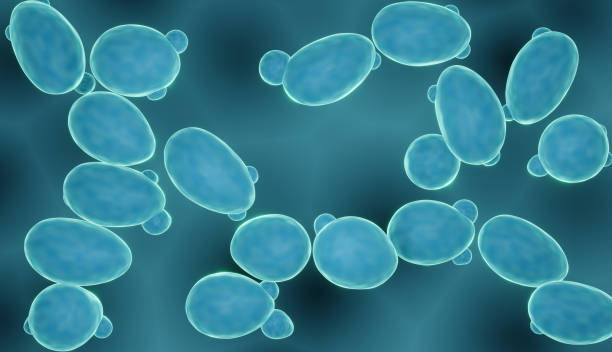
#> input picture week05/yeast.jpg, 612 x 352 px
$ jupyter execute --allow-errors 01_image_processing_intro.ipynb   (shell and % lines are left out)
#> lines starting #> are read from the running program, lines starting #| are printed output that depends on the picture; after the words box and inside, x2 and y2 are one past the last pixel; in counts of white or black regions, pixels touching at a corner belong together
# Image processing in Python

### Importing libraries and getting started

[cell 1]
from sklearn.datasets import load_digits
import numpy as np
import pandas as pd
import matplotlib.pyplot as plt

[cell 2]
digits = load_digits()

[cell 3]
first_image = digits.images[0]
print("Digits is a N={} dataset of handwritten digits, stored as {} by {} gray-scale images".format(
digits.images.shape[0], first_image.shape[0], first_image.shape[1]))
#print(digits.DESCR)

[cell 4]
digits

## Image representation

An image is a 2-dimensional array of integers in the range 0-15. The value of a cell represents the intensity of the ink at that location, i.e. how black the cell should be rendered. A cell with a value of zero will be rendered as white, while a value of 15 signifies the darkest black. Values in between are grayscale.

[cell 5]
first_image

Can you guess what digit this? Otherwise the representation below might help.

[cell 6]
plt.imshow(first_image, cmap='Greys', interpolation='none');

[cell 7]
random_pixel = first_image[2, 3]
random_pixel

[cell 8]
first_image.shape

[cell 9]
first_image.reshape(-1).shape

[cell 10]
first_image.reshape(-1)

[cell 11]
# Labels are supplied in the `target` attribute of the `digits` object.
# The labels are integers corresponding to the digits.
digits.target

**Exercise** Investigate other digits.

[cell 12]
# Your code here

### RGB

Color images are represented as 3-dimensional structures. The two first dimensions are the rows and columns of the image. The third dimension contains color information, most typically represented by three numbers indicating the mixture of **R**ed, **G**reen, and **B**lue (RGB) in the color.

Working with 3-dimensional images is actually not that different from working with 2-dimensional images, and you won't have to learn any new functions.

[cell 13]
np.random.seed(42)
random_color_image = np.random.random((16, 16, 3))
#> (the rest of this cell did not finish here and is left out)

[cell 14]
almost_blue_pixel = random_color_image[4, 3]
almost_blue_pixel

**Exercise** Make separate red, green and blue pixel arrays called `red_pixel`, `green_pixel` and `blue_pixel`. They should have the s# Your code hereame shape as `almost_blue_pixel`. Then display all of them in a 5 by 1 image, where the fourth pixel is the sum of the previous three, and the fifth pixel consists of all zeros.

[cell 15]
# Your code here

## Inspecting filters

[cell 16]
from skimage import io, draw, color, measure
import skimage.data, skimage.filters, skimage.io, skimage.draw
from skimage.io import imshow
import numpy as np
import pandas as pd
import matplotlib.pyplot as plt
import seaborn as sns
from scipy.spatial.distance import cdist

sns.set_context("notebook")
sns.set_style("white")

[cell 17]
# image from: https://www.google.com/search?q=yeast+images&tbm=isch&ved=2ahUKEwjUz-X_ldWCAxXcyAIHHYbhA1oQ2-cCegQIABAA&oq=yeast+images&gs_lcp=CgNpbWcQAzIFCAAQgAQyBQgAEIAEMgUIABCABDIFCAAQgAQyBQgAEIAEMgUIABCABDIGCAAQBRAeMgYIABAFEB4yBggAEAUQHjIGCAAQBRAeOgQIIxAnOgoIABCABBCKBRBDUNAJWIcYYLYaaABwAHgAgAFiiAHuCJIBAjEzmAEAoAEBqgELZ3dzLXdpei1pbWfAAQE&sclient=img&ei=FK1cZdT1C9yRi-gPhsOP0AU&bih=963&biw=1920&rlz=1C1GCEA_enDK978DK978#imgrc=6qAuQC86zVkngM

yeast = io.imread("yeast.jpg")
#> yeast is the input picture: shape (352, 612, 3); mean R, G, B 48.8, 122.8, 140.2
yeast = skimage.img_as_float(yeast)
imshow(yeast)

[cell 18]
yeast.shape
#> Out = (352, 612, 3)

Let's visualize it in greyscale

[cell 19]
greyscale = color.rgb2gray(yeast)
imshow(greyscale)

[cell 20]
greyscale.shape
#> Out = (352, 612)

Note: the shape of the array changes between colors and greyscale, can you think of why?

[cell 21]
print(yeast)
#> (printed output is left out)

[cell 22]
print(greyscale)
#> (printed output is left out)

### Zoom in
The image looks pretty blue, but in reality there are multiple shades of colors.

Zooming in on a 50 by 50 patch of the image, it's clear that it consists of different blue colors.

[cell 23]
yeast_zoom = yeast[290:340, 40:90]
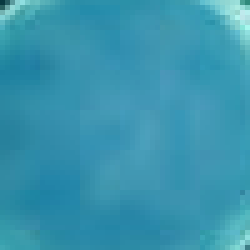
#> yeast_zoom: shape (50, 50, 3) float64 (shown 5 times larger); mean R, G, B 0.222, 0.583, 0.685
imshow(yeast_zoom);

### Distance to average blue

[cell 24]
# Get average color in this patch
average_blue = np.array([yeast_zoom[:,:,0].mean(), yeast_zoom[:,:,1].mean(), yeast_zoom[:,:,2].mean()])
#> average_blue = [0.222, 0.583, 0.685]
imshow(average_blue.reshape(1, 1, 3));

Calculate the distance between this blue color and all the pixels of the image

[cell 25]
distances = cdist(average_blue.reshape(1, 3), yeast.reshape(-1, 3))
distances.shape
#> Out = (1, 215424)

[cell 26]
distance_img = distances.reshape(yeast.shape[0], yeast.shape[1])
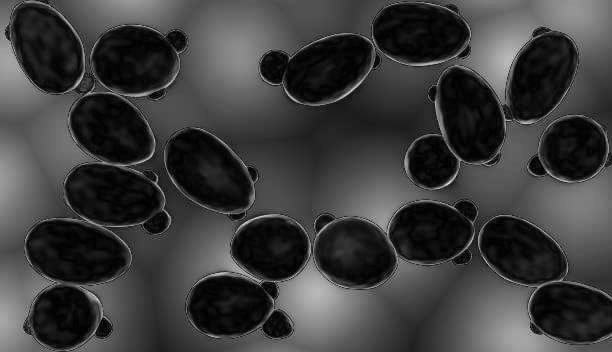
#> distance_img: shape (352, 612) float64; min 0.00304, max 0.918, mean 0.24
# Convert into the range (0, 1)
distance_img /= distance_img.max()
imshow(distance_img)

The greyscale image indicates the degree of blueness of each pixel. We can take a firm stand on the blueness issue by applying a **threshold** on the greyscale image.
Intuitively, we are saying that every pixel with a distance of, say, less than $.4$ to the average blue is to be considered blue. All other pixels are just "not-blue".

The result of applying the threshold is a binary image, sometimes called a *mask*.

[cell 27]
distance_img.shape
#> Out = (352, 612)

[cell 28]
imshow((distance_img <= 0.4)*1, cmap='gray')

Finding a good threshold may require experimentation: too high a value, and suddenly everything is blue; too low a value, and everything is grey...

[cell 29]
imshow((distance_img <= 0.5)*1, cmap='gray')

A value of zero indicates "lights off", whereas a value of one is bright sunlight. We can therefore adjust the overall lightness of an image simply by scaling the matrix representing the image.

[cell 30]
# Create a three-axis subplot
fig, axes = plt.subplots(ncols=3,figsize=(15, 15))

# `sca` abbrevates "set current axis"
for i, scaling in enumerate([.1, .5, .9]):
    plt.sca(axes[i])
    imshow(yeast * scaling)

### Using the mask
We can actually extract pixels from the original image by using the mask. More precisely, we can extract all the pixels that are red according to our threshold.

[cell 31]
blank_image = np.zeros_like(yeast)
mask = distance_img < 0.4
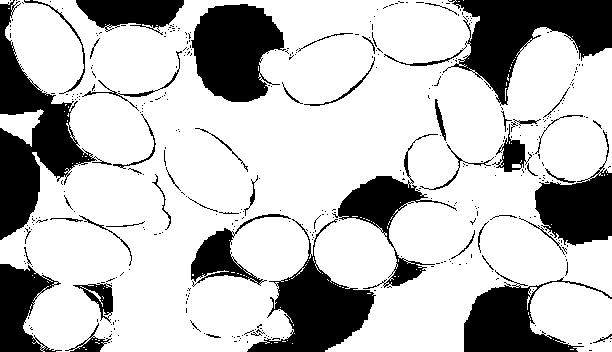
#> mask: shape (352, 612) bool; 74.4% white; 403 black regions (353 under 20 px), largest, box (x1, y1, x2, y2) and area: (0, 0, 112, 240) 8552, (384, 0, 612, 106) 8308, (191, 4, 286, 102) 6518
blank_image[mask] = yeast[mask]
imshow(blank_image);

## Kernel operation

Section inspired by https://medium.com/swlh/image-processing-with-python-convolutional-filters-and-kernels-b9884d91a8fd

[cell 32]
import numpy as np
import matplotlib.pyplot as plt
from skimage.io import imread, imshow
from skimage.color import rgb2gray
from skimage.transform import rescale
from scipy.signal import convolve2d

Let's define a function that will apply the convolution function in all channels of the image, as shown below

[cell 33]
def rgb_convolve2d(image, kernel):
    red = convolve2d(image[:,:,0], kernel, 'valid')
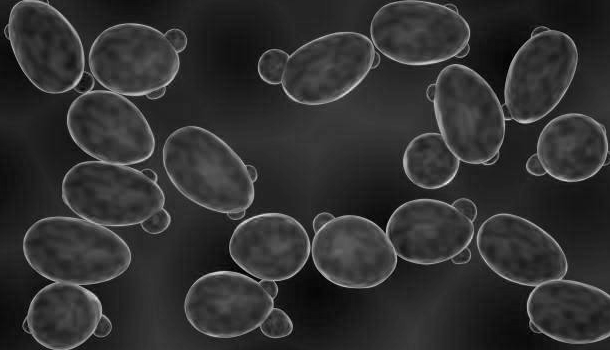
#> red: shape (350, 610) float64; min 0, max 1, mean 0.192
    green = convolve2d(image[:,:,1], kernel, 'valid')
    blue = convolve2d(image[:,:,2], kernel, 'valid')
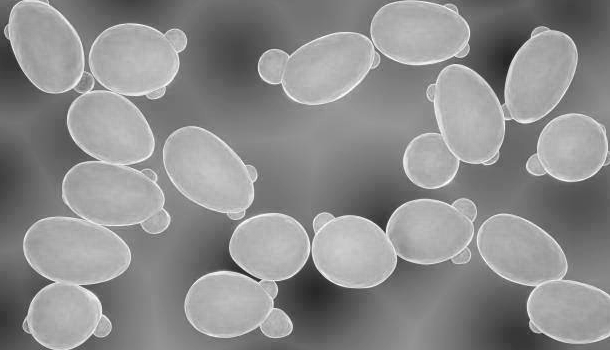
#> blue: shape (350, 610) float64; min 0.11, max 1, mean 0.551
    return np.stack([red, green, blue], axis=2)

Now, let’s try to apply the identity filter to the image

[cell 34]
identity = np.array([[0, 0, 0],
                     [0, 1, 0],
                     [0, 0, 0]])
conv_im1 = rgb_convolve2d(yeast, identity)
fig, ax = plt.subplots(1,2, figsize=(12,5))
ax[0].imshow(identity, cmap='gray')
ax[1].imshow(abs(conv_im1), cmap='gray');
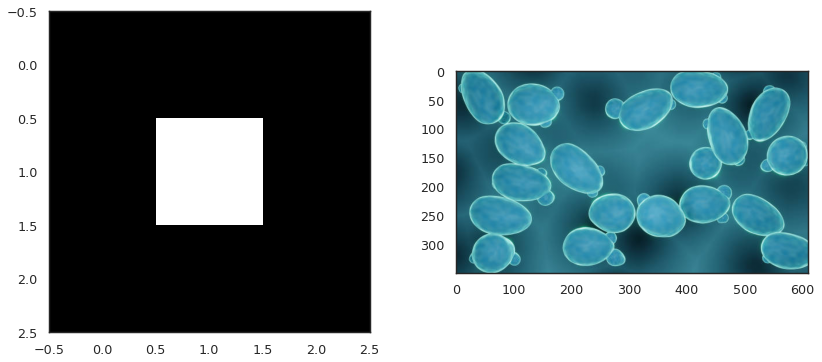
#> figure drawn by matplotlib, 2 panels

As expected, nothing happens! As the filter’s name suggests, the identity kernel will return the input image itself.

Now, let’s try edge detection filters on the grayscale image.

[cell 35]
# Edge Detection1
kernel1 = np.array([[0, -1, 0],
                    [-1, 4, -1],
                    [0, -1, 0]])
# Edge Detection2
kernel2 = np.array([[-1, -1, -1],
                    [-1, 8, -1],
                    [-1, -1, -1]])
# Bottom Sobel Filter
kernel3 = np.array([[-1, -2, -1],
                    [0, 0, 0],
                    [1, 2, 1]])
# Top Sobel Filter
kernel4 = np.array([[1, 2, 1],
                    [0, 0, 0],
                    [-1, -2, -1]])
# Left Sobel Filter
kernel5 = np.array([[1, 0, -1],
                    [2, 0, -2],
                    [1, 0, -1]])
# Right Sobel Filter
kernel6 = np.array([[-1, 0, 1],
                    [-2, 0, 2],
                    [-1, 0, 1]])

kernels = [kernel1, kernel2, kernel3, kernel4, kernel5, kernel6]
kernel_name = ['Edge Detection#1', 'Edge Detection#2',
               'Bottom Sobel', 'Top Sobel',
               'Left Sobel', 'Right Sobel']

figure, axis = plt.subplots(3,2, figsize=(15,15))
for kernel, name, ax in zip(kernels, kernel_name, axis.flatten()):
     conv_im1 = convolve2d(greyscale,
                           kernel[::-1, ::-1]).clip(0,1)
     ax.imshow(abs(conv_im1), cmap='gray')
     ax.set_title(name)
#> this loop made 6 passes
#> (kernel, name) on passes 1 to 6: ([[0, -1, 0], [-1, 4, -1], [0, -1, 0]], 'Edge Detection#1'), ([[-1, -1, -1], [-1, 8, -1], [-1, -1, -1]], 'Edge Detection#2'), ([[-1, -2, -1], [0, 0, 0], [1, 2, 1]], 'Bottom Sobel'), ([[1, 2, 1], [0, 0, 0], [-1, -2, -1]], 'Top Sobel'), ([[1, 0, -1], [2, 0, -2], [1, 0, -1]], 'Left Sobel'), ([[-1, 0, 1], [-2, 0, 2], [-1, 0, 1]], 'Right Sobel')
#> pass 1, `conv_im1 = convolve2d(greyscale, kernel[::-1, ::-1]).clip(0,1)`:
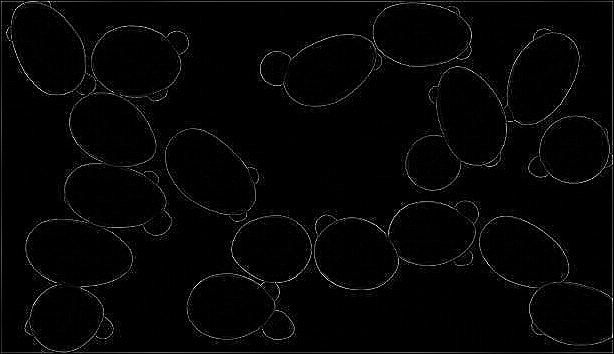
#> conv_im1: shape (354, 614) float64; min 0, max 1, mean 0.0201

Looking at the resulting images, we can see that the edge detection just finds the region where there is a sharp change in intensity or change in color. A high value indicates a sharp change, while a low value indicates a shallow change. Moreover, the Sobel operators are comparable with the edge detection — with the difference that it has a specific direction. For example, the bottom Sobel emphasizes the edges on the bottom part of the object, and vice versa.

Now, let’s try other types of kernel operators on the original image.

[cell 36]
r_scaled = rescale(yeast[:,:,0], 0.10)
g_scaled = rescale(yeast[:,:,1], 0.10)
b_scaled = rescale(yeast[:,:,2], 0.10)
yeast_scaled = np.stack([r_scaled, g_scaled, b_scaled], axis=2)

[cell 37]
# Sharpen
kernel7 = np.array([[0, -1, 0],
                    [-1, 5, -1],
                    [0, -1, 0]])
# Emboss
kernel8 =  np.array([[-2, -1, 0],
                     [-1,  1, 1],
                     [ 0,  1, 2]])
# Box Blur
kernel9 = (1 / 9.0) * np.array([[1, 1, 1],
                                [1, 1, 1],
                                [1, 1, 1]])
# Gaussian Blur 3x3
kernel10 = (1 / 16.0) * np.array([[1, 2, 1],
                                  [2, 4, 2],
                                  [1, 2, 1]])
# Gaussian Blur 5x5
kernel11 = (1 / 256.0) * np.array([[1, 4, 6, 4, 1],
                                   [4, 16, 24, 16, 4],
                                   [6, 24, 36, 24, 6],
                                   [4, 16, 24, 16, 4],
                                   [1, 4, 6, 4, 1]])
# Unsharp masking 5x5
kernel12 = -(1 / 256.0) * np.array([[1, 4, 6, 4, 1],
                                   [4, 16, 24, 16, 4],
                                   [6, 24, -476, 24, 6],
                                   [4, 16, 24, 16, 4],
                                   [1, 4, 6, 4, 1]])

kernels = [kernel7, kernel8, kernel9, kernel10, kernel11, kernel12]
kernel_name = ['Sharpen', 'Emboss', 'Box Blur',
               '3x3 Gaussian Blur', '5x5 Gaussian Blur',
               '5x5 Unsharp Masking']

figure, axis = plt.subplots(3,2, figsize=(15,15))
for kernel, name, ax in zip(kernels, kernel_name, axis.flatten()):
     conv_im1 = rgb_convolve2d(yeast_scaled,
                               kernel[::-1, ::-1]).clip(0,1)
     ax.imshow(abs(conv_im1), cmap='gray')
     ax.set_title(name)
#> this loop made 6 passes
#> name on passes 3 to 6: 'Box Blur', '3x3 Gaussian Blur', '5x5 Gaussian Blur', '5x5 Unsharp Masking'
#> (kernel, name) on passes 1 to 2: ([[0, -1, 0], [-1, 5, -1], [0, -1, 0]], 'Sharpen'), ([[-2, -1, 0], [-1, 1, 1], [0, 1, 2]], 'Emboss')
#> pass 1, `conv_im1 = rgb_convolve2d(yeast_scaled, kernel[::-1, ::-1]).clip(0,1)`:
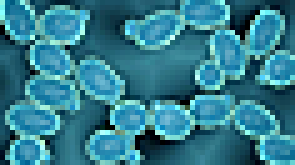
#> conv_im1: shape (33, 59, 3) float64 (shown 5 times larger); mean R, G, B 0.2, 0.495, 0.564
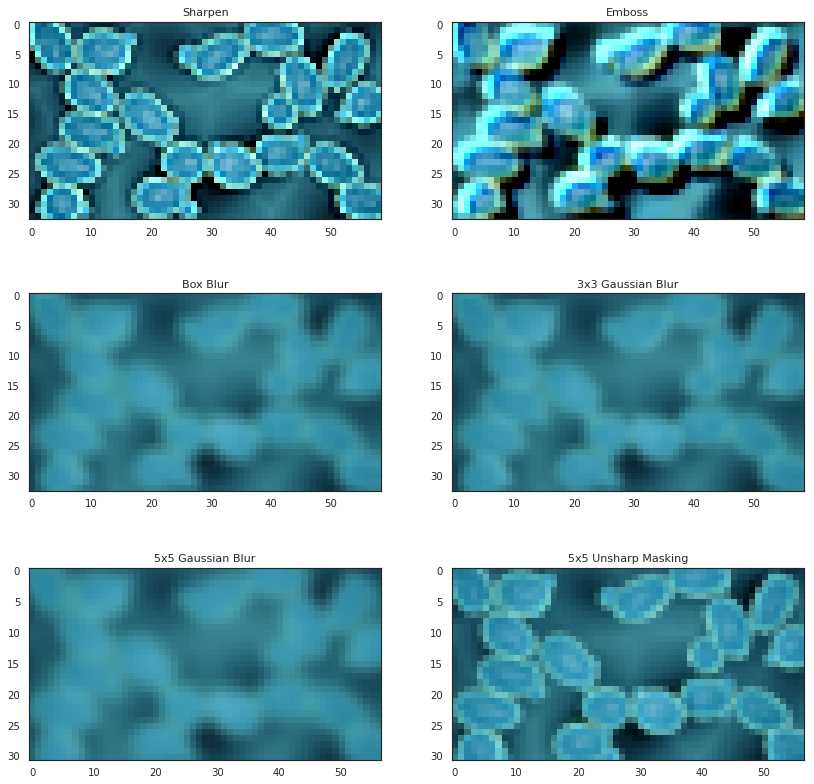
#> figure drawn by matplotlib, 6 panels

**Exercise** User your own image and repeat the kernel operations on it. What do you observe?

[cell 38]
# Your code here

## Data augmentation

Here are a few common techniques:
- Flip
- Rotate
- Crop
- Zoom

**Exercise** Try to create 10 images from the original one using these techniques (e.g., crop it, rotate it, flip it).

[cell 39]
# Your code here

## Labeling components

*Labeling* means assigning identifiers to contiguous groups of pixels in an image. Given a labeling, we can treat each component in isolation, instead of operating on the whole image.

Here are a few shapes drawn on a binary image. But how many?

[cell 40]
canvas = np.zeros((16, 16))
rr, cc = draw.circle(4, 3, 3)
canvas[rr, cc] = 1

rr, cc = draw.circle(8, 10, 4)
canvas[rr, cc] = 1

canvas[12, 13] = 1

imshow(canvas);

[cell 41]
regions, n_regions = measure.label(canvas, background=0, return_num=True)
print("Number of regions", n_regions)
regions

### 4-connectivity vs. 8-connectivity
Whether two pixels are neighbours is a question of definition. Is a pixel that is one to the right and one up a neighbour of another? This is the distinction of 4-connectivity (a pixel has 4 neighbours) and 8-connectivity (8 neighbours).

`measure.label` lets you define connectivity via the `neighbors` argument.

**Exercise** Compute the regions as above, but with 4-connectivity.

[cell 42]
# Using 4-connectivity
# Your code here

Finally, labeled matrices may be converted into color images for visual inspection of the result.

[cell 43]
imshow(color.label2rgb(regions))
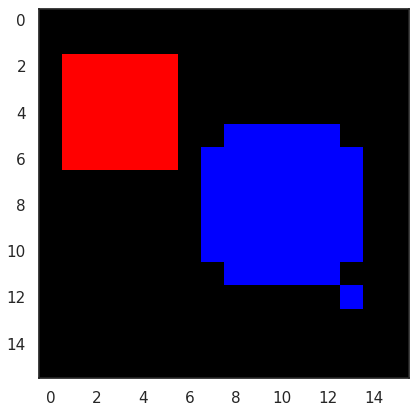
#> figure drawn by matplotlib, 1 panel
